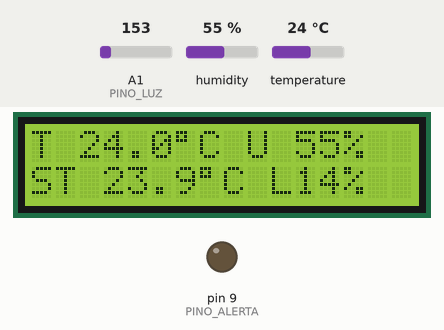
This sketch was run on a simulated Arduino Uno, built with avr-gcc and run on an emulated ATmega328P. On the bench: 16×2 character LCD, output pins drawn as LEDs (lit = HIGH). Inputs (shaded band) come from the test bench; at power-on: temperature 24 °C, A1 (PINO_LUZ) = 153, humidity 55 %. What the sketch prints to the serial monitor is not drawn.

Above: at 2.7 s.
2.8 s: temperature set to 28 °C
At 4.2 s:
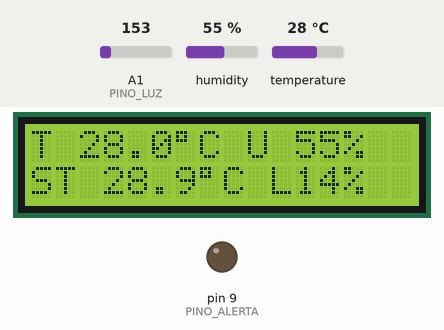
5.5 s: temperature set to 31 °C
At 6.8 s:
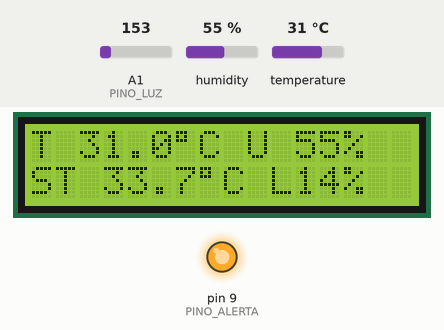
8.2 s: A1 (PINO_LUZ) set to 165
At 10.9 s:
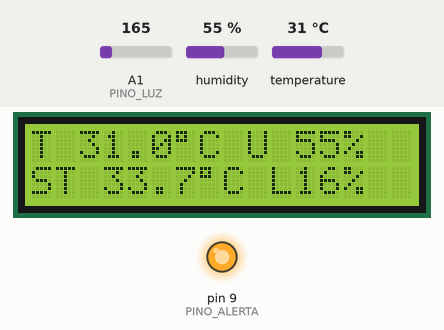
11.2 s: humidity set to 22 %
At 12.4 s:
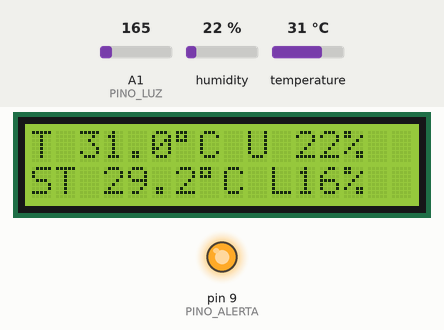
13.9 s: A1 (PINO_LUZ) set to 175
At 16.4 s:
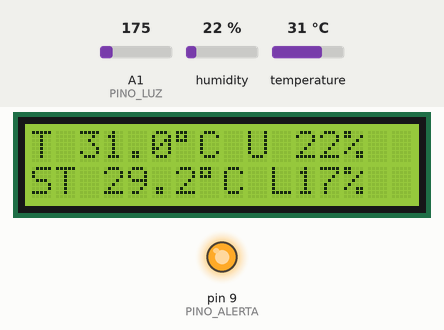
17.3 s: A1 (PINO_LUZ) set to 191
At 19.1 s:
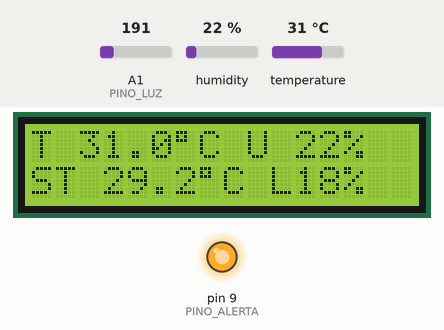
Timing chart, 0 to 20.6 s (numbered marks = the images above; inputs shaded):
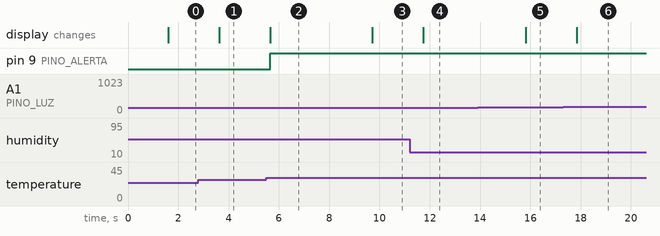

The sketch:

estacao_dht11.ino
```cpp
/*
  Estação meteorológica (versão kit físico, com DHT11)
  ----------------------------------------------------
  O Tinkercad não tem o sensor DHT11, por isso a versão de simulação usa
  o TMP36. Na bancada, o DHT11 (ou DHT22) mede temperatura E umidade
  do ar com um só componente.

  Biblioteca necessária: "DHT sensor library" (Adafruit), instalada pelo
  Gerenciador de Bibliotecas da IDE do Arduino. Ela pede também a
  "Adafruit Unified Sensor"; aceite instalar as duas.

  Ligações:
    DHT11: VCC -> 5V, GND -> GND, DATA -> pino 7
           (o módulo de 3 pinos já tem resistor; o sensor solto de 4 pinos
            precisa de um resistor de 10 kohms entre DATA e 5V)
    LDR, LED de alerta e LCD 16x2: iguais à versão Tinkercad.

  Autora: Júlia Roberta Quoos Alves (ohtopico.com.br)
  Licença: MIT
*/

#include <LiquidCrystal.h>
#include <DHT.h>

const int PINO_DHT    = 7;
const int PINO_LUZ    = A1;
const int PINO_ALERTA = 9;

const float LIMITE_CALOR = 30.0;

DHT dht(PINO_DHT, DHT11);   // troque DHT11 por DHT22 se for o seu sensor
LiquidCrystal lcd(12, 11, 5, 4, 3, 2);

void setup() {
  pinMode(PINO_ALERTA, OUTPUT);
  lcd.begin(16, 2);
  dht.begin();
  Serial.begin(9600);
  lcd.print("Estacao DHT11");
  delay(1500);
  lcd.clear();
}

void loop() {
  float temperatura = dht.readTemperature();
  float umidade = dht.readHumidity();
  int luz = map(analogRead(PINO_LUZ), 0, 1023, 0, 100);

  if (isnan(temperatura) || isnan(umidade)) {
    lcd.setCursor(0, 0);
    lcd.print("Erro no sensor  ");
    lcd.setCursor(0, 1);
    lcd.print("Confira os fios ");
    delay(2000);
    return;
  }

  // Sensação térmica (índice de calor), calculada pela biblioteca
  float sensacao = dht.computeHeatIndex(temperatura, umidade, false);

  digitalWrite(PINO_ALERTA, temperatura >= LIMITE_CALOR ? HIGH : LOW);

  lcd.setCursor(0, 0);
  lcd.print("T ");
  lcd.print(temperatura, 1);
  lcd.print((char)223);
  lcd.print("C U ");
  lcd.print(umidade, 0);
  lcd.print("%  ");
  lcd.setCursor(0, 1);
  lcd.print("ST ");   // ST = sensação térmica
  lcd.print(sensacao, 1);
  lcd.print((char)223);
  lcd.print("C L");
  lcd.print(luz);
  lcd.print("% ");

  Serial.print("Temperatura:");
  Serial.print(temperatura);
  Serial.print(",Umidade:");
  Serial.print(umidade);
  Serial.print(",Sensacao:");
  Serial.print(sensacao);
  Serial.print(",Luz:");
  Serial.println(luz);

  delay(2000);  // o DHT11 só aceita uma leitura a cada ~1 s
}
```

Measured:
- the behaviour switches between 29 and 30 °C on temperature (found by bisection; images 1 and 2)
- after the input at 2.8 s, the display: changes after 0.83 s (image 1)
- after the input at 5.5 s, pin 9 (PINO_ALERTA): LOW → HIGH after 0.15 s; the display: changes after 0.16 s (image 2)
- after the input at 8.2 s, the display: changes after 1.5 s (image 3)
- after the input at 11.2 s, the display: changes after 0.55 s (image 4)
- after the input at 13.9 s, the display: changes after 1.9 s (image 5)
- after the input at 17.3 s, the display: changes after 0.54 s (image 6)
